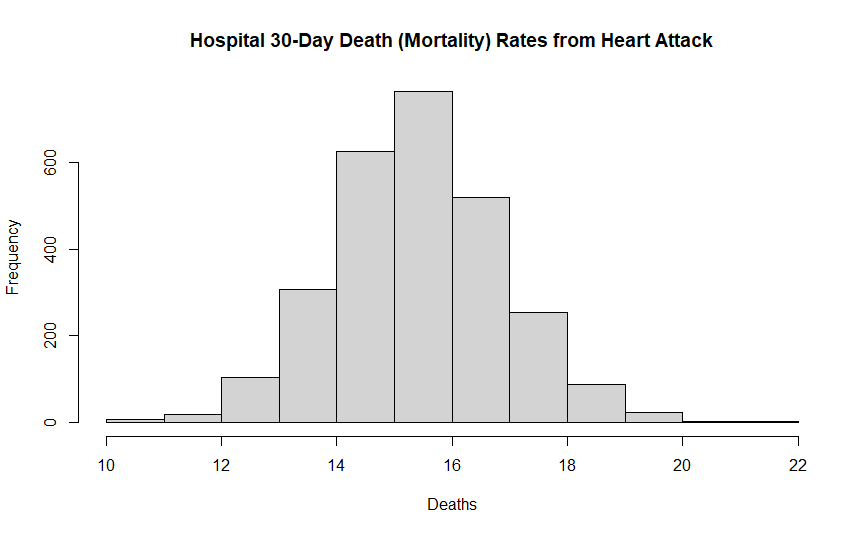

The R source for this figure:
setwd("c:/Users/user/Ra")
outcome <- read.csv("outcome-of-care-measures.csv", colClasses = "character",header=TRUE)
outcome[, 11] <- as.numeric(outcome[, 11],na.rm=TRUE)
hist(outcome[, 11],xlab= "Deaths", main = "Hospital 30-Day Death (Mortality) Rates from Heart Attack")
